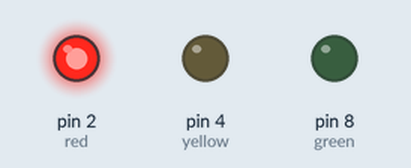
Recording of a sketch running on a simulated Arduino Uno, built with avr-gcc and run on an emulated ATmega328P. Parts: output pins drawn as LEDs (lit = HIGH).

Above: at 0.5 s.
At 1.5 s:
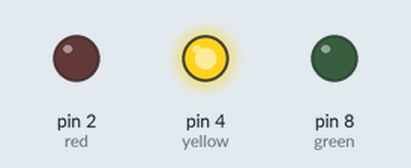
At 5.5 s:
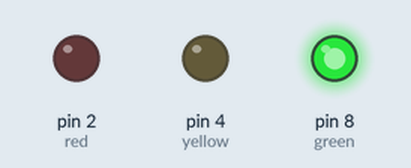
Timing chart, 0 to 6.9 s (numbered marks = the images above):
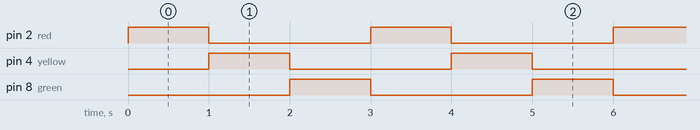

The sketch:

traffic_light.ino
```cpp
int green = 8; //select pin 8 as green
int yellow = 4; //select pin 4 as yellow
int red = 2; //select pin 2 as red


void setup() {
  //we select our pins as output pins
 pinMode(green, OUTPUT);
 pinMode(yellow, OUTPUT);
 pinMode(red, OUTPUT);


}

void loop() {
  //we do a loop of changing lights
  digitalWrite(red, HIGH);
  digitalWrite(yellow, LOW);
  digitalWrite(green, LOW);
  delay(1000);
  digitalWrite(red, LOW);
  digitalWrite(yellow, 150);
  digitalWrite(green, LOW);
  delay(1000);
  digitalWrite(red, LOW);
  digitalWrite(yellow, LOW);
  digitalWrite(green, HIGH);
  delay(1000);

}
```

Measured:
- by itself, pin 2 (red), pin 4 (yellow), pin 8 (green): alternates HIGH for 1.0 s and LOW for 2.0 s
- by itself, everything shown: repeats every 3.0 s, in 3 steps
